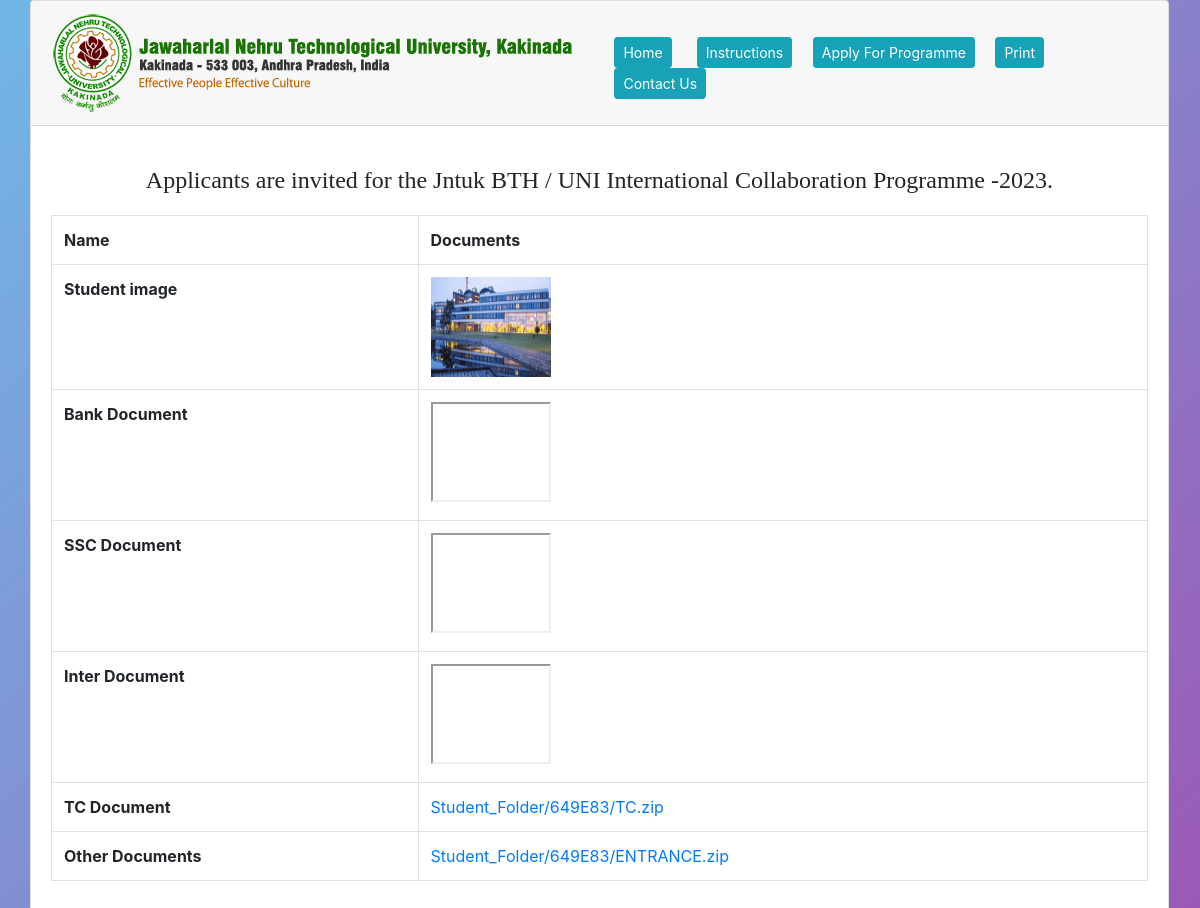
Screenshot of /upload_documents.php?rand=649E83 with the database file from the repository.
### tables this page shows
CREATE TABLE `student_info` (
  `id` bigint(20) UNSIGNED NOT NULL,
  `std_name` varchar(150) NOT NULL,
  `f_name` varchar(150) NOT NULL,
  `dob` varchar(20) NOT NULL,
  `gender` varchar(20) NOT NULL,
  `nationality` varchar(50) NOT NULL,
  `mob_number` varchar(10) NOT NULL,
  `alt_number` varchar(10) NOT NULL,
  `email` varchar(70) NOT NULL,
  `address` varchar(225) NOT NULL,
  `pass_details` varchar(225) NOT NULL,
  `pass_number` varchar(50) NOT NULL,
  `date_issue` varchar(100) NOT NULL,
  `local_details` text NOT NULL,
  `EM_Studied` varchar(50) NOT NULL,
  `eng_subject` varchar(50) NOT NULL,
  `image` varchar(250) NOT NULL,
  `bank_document` varchar(255) NOT NULL,
  `ssc_document` varchar(255) NOT NULL,
  `inter_document` varchar(255) NOT NULL,
  `TC_document` varchar(255) NOT NULL,
  `other_document` varchar(255) NOT NULL,
  `bank_name` varchar(100) NOT NULL,
  `reference_collect` varchar(50) NOT NULL,
  `date_payment` varchar(20) NOT NULL,
  `amount` varchar(10) NOT NULL,
  `randomId` varchar(15) NOT NULL,
  `declaration` varchar(10) NOT NULL,
  `updated_at` timestamp NOT NULL DEFAULT current_timestamp() ON UPDATE current_timestamp(),
  `created_at` timestamp NOT NULL DEFAULT current_timestamp()
);

### crudop/dbconfig.php (called while the page is built, shortened)
<?php
class DbConfig
{
    private $_host = 'localhost';
    private $_username = 'root';
    private $_password = '';
    private $_database = 'admissions';
    public $connection;
    public function __construct()
    {
        if (!isset($this->connection))
        {
$this->connection =
 new mysqli($this->_host, $this->_username, $this->_password, $this->_database);
        }
       return $this->connection;
    }
}
?>

### crudop/crud.php (called while the page is built, shortened)
<?php
include_once 'dbconfig.php';
class Crud extends DbConfig
{
    public function getData($query)
    {
        $result = $this->connection->query($query);
        $rows = array();
        while ($row = $result->fetch_assoc())
        {
            $rows[] = $row;
        }
        return $rows;
    }
}
?>

### upload_documents.php (the view, shortened to what this page needs)
<!DOCTYPE html>
<html lang="en">
<?php include("include/header.php");
include_once("crudop/crud.php");
$crud = new Crud();
$table1='student_info';
$rand=$_GET['rand'];
$qryStd1 = "SELECT  image,bank_document,ssc_document,inter_document,TC_document,other_document FROM " . $table1 . " where randomId='".$rand."'";
$resStd1 = $crud->getData($qryStd1);
?>
<body>
  <div class="container">
    <div class="row">
        <div class="card">
          <?php include("include/navbar.php"); ?>
          <div class="card-body">
              <h4 style="text-align:center; font-family: auto;margin-top:20px;margin-bottom:20px;">Applicants are invited for the Jntuk BTH / UNI International Collaboration Programme -2023.</h4>
            <form action="print_formCopy1.php" method="post" name="addform" id="addform" enctype="multipart/form-data"  autocomplete="off">
            <div class="row">
              <div class="col-md-12">
               <table class="table table-bordered">
                 <tr>
                   <th>Name</th>
                   <th>Documents</th>
                 </tr>
                 <?php $i=1; $j=0;
                 foreach ($resStd1 as $key => $value) {?>
                    <tr>
                    <th>Student image</th>
                       <td>
                         <a href="<?php echo $value['image']; ?>" download>
                        <img src="<?php echo $value['image'] ?>" width="120" height="100"> </a>
                       </td>
                     </tr>
                     <tr>
                      <th>Bank Document</th>
                       <td>
                         <a href="<?php echo $value['bank_document']; ?>" download>
                        <iframe src="<?php echo $value['bank_document'] ?>" width="120" height="100">Bank Document</iframe>
                         </a>
                       </td>
                     </tr>
                     <tr>
                     <th>SSC Document</th>
                       <td>
                         <a href="<?php echo $value['ssc_document']; ?>" download>
                        <iframe src="<?php echo $value['ssc_document'] ?>" width="120" height="100">SSC Document</iframe>
                         </a>
                       </td>
                     </tr>
                     <tr>
                     <th>Inter Document</th>
                        <td>
                         <a href="<?php echo $value['inter_document']; ?>" download>
                        <iframe src="<?php echo $value['inter_document'] ?>" width="120" height="100">Inter Documents</iframe>
                         </a>
                       </td>
                     </tr>
                     <tr>
                      <th>TC Document</th>
                         <td>
                         <a href="<?php echo $value['TC_document']; ?>" download><?php echo $value['TC_document']; ?>
                         </a>
                       </td>
                     </tr>
                     <tr>
                      <th>Other Documents</th>
                        <td>
                         <a href="<?php echo $value['other_document']; ?>" download><?php echo $value['other_document']; ?>
                         </a>
                       </td>
                     </tr>
                <?php $i++;} ?>
               </table>
             </div>
            </div>
          </form>
          </div>
        </div>
    </div>
  </div>
</body>
</html>
<link rel="stylesheet" href="//code.jquery.com/ui/1.12.1/themes/base/jquery-ui.css">

### include/header.php (style rules this page uses)
body { background: linear-gradient(135deg, #71b7e6, #9b59b6); }

### rows the page displays
student_info: image (picture), TC_document "Student_Folder/649E83/TC.zip", other_document "Student_Folder/649E83/ENTRANCE.zip"
